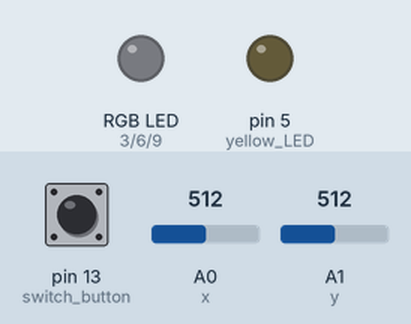
Bench run of a sketch on a simulated Arduino Uno, built with avr-gcc and run on an emulated ATmega328P. Shown: an RGB LED mixed from three pins (HIGH = lit), output pins drawn as LEDs (lit = HIGH). The inputs (shaded band) are chosen by the test bench; at power-on: A0 (x) = 512, pin 13 (switch_button) HIGH, A1 (y) = 512. Dim RGB values are drawn brighter than linear.

Above: at 1.2 s.
1.3 s: A0 (x) set to 539
At 1.6 s:
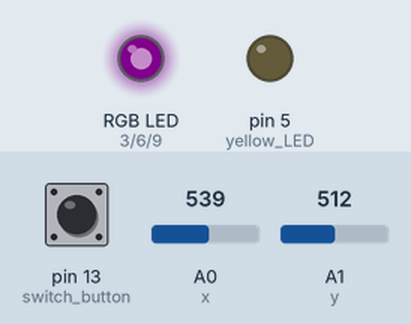
2.8 s: pin 13 (switch_button) pulled LOW for 0.15 s
At 2.87 s:
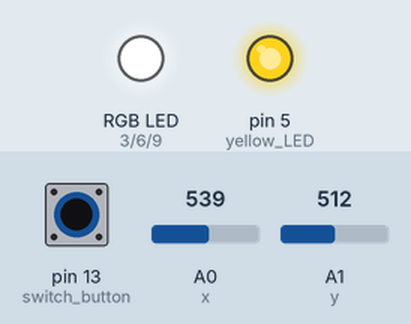
4.4 s: A1 (y) set to 522
5.9 s: A1 (y) set to 542
At 6.7 s:
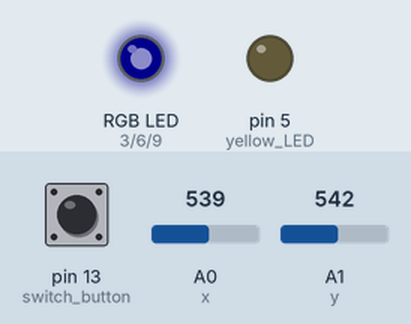
7.4 s: A0 (x) set to 511
At 8.3 s:
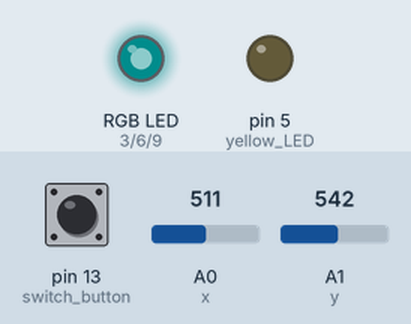
8.9 s: pin 13 (switch_button) pulled LOW for 1 s
At 9.7 s:
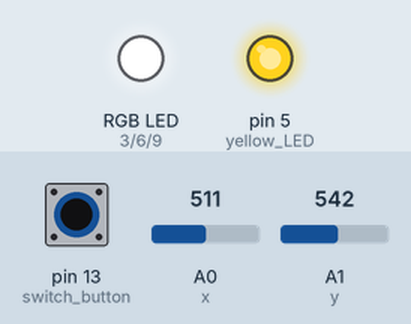
Timing chart, 0 to 11.9 s (numbered marks = the images above; inputs shaded):
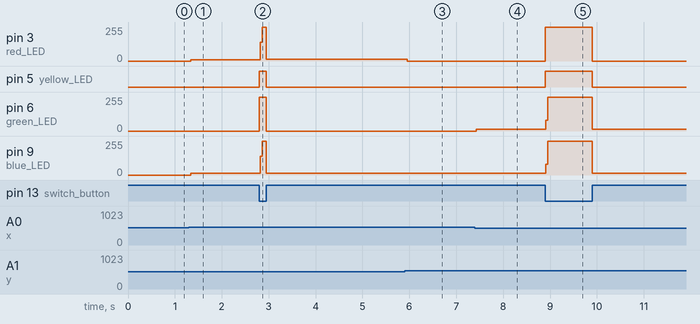

Measured:
- the behaviour switches between 531 and 532 on A1 (y) (found by bisection; images 2 and 3)
- after the input at 1.3 s, pin 3 (red_LED): 0/255 → 11/255 at once; pin 9 (blue_LED): 0/255 → 12/255 at once
- after the input at 2.8 s, pin 3 (red_LED): 11/255 → 255/255 at once, → 13/255 0.13 s later; pin 5 (yellow_LED): LOW → HIGH at once, → LOW 0.15 s later; pin 6 (green_LED): 0/255 → 255/255 at once, → 0/255 0.15 s later; pin 9 (blue_LED): 12/255 → 255/255 at once, → 13/255 0.13 s later
- after the input at 4.4 s, every drawn part: stays the same
- after the input at 5.9 s, pin 3 (red_LED): 13/255 → 0/255 after 0.05 s
- after the input at 7.4 s, pin 6 (green_LED): 0/255 → 13/255 at once
- after the input at 8.9 s, pin 3 (red_LED): 0/255 → 255/255 at once, → 0/255 1.0 s later; pin 5 (yellow_LED): LOW → HIGH at once, → LOW 1.0 s later; pin 6 (green_LED), pin 9 (blue_LED): 13/255 → 255/255 at once, → 14/255 0.99 s later

The sketch:

joystick_leds.ino
```cpp
#define red_LED 3
#define yellow_LED 5
#define green_LED 6
#define blue_LED 9
#define x A0
#define y A1
#define switch_button 13

const int CENTER = 512;   // resting analogRead value for a centered joystick
const int DEADZONE = 20;  // ignore small noise/drift right around center

void setup() {
  pinMode(red_LED, OUTPUT);
  pinMode(yellow_LED, OUTPUT);
  pinMode(green_LED, OUTPUT);
  pinMode(blue_LED, OUTPUT);
  pinMode(switch_button, INPUT_PULLUP);
}

void loop() {
  while (digitalRead(switch_button) == LOW) {
    analogWrite(red_LED, 255);
    analogWrite(green_LED, 255);
    analogWrite(blue_LED, 255);
    analogWrite(yellow_LED, 255);
  }
  int raw_x = analogRead(x);
  int raw_y = analogRead(y);

  int dx = raw_x - CENTER;
  int dy = raw_y - CENTER;

  // Magnitude of the push, scaled down to a 0-255 brightness
  float distance = sqrt((float)dx * dx + (float)dy * dy);
  int power = (int)map((long)distance, 0, 512, 0, 255);
  power = constrain(power, 0, 255);

  // Reset all four every loop, then light only the active quadrant
  analogWrite(red_LED, 0);
  analogWrite(yellow_LED, 0);
  analogWrite(green_LED, 0);
  analogWrite(blue_LED, 0);
  dy = -dy;
  if (abs(dx) < DEADZONE && abs(dy) < DEADZONE) {
    return;
  }
  else if (abs(dx) < DEADZONE && dy >= 0) {
    analogWrite(red_LED, power);
    analogWrite(yellow_LED, power);
  }
  else if (abs(dx) < DEADZONE && dy < 0) {
    analogWrite(green_LED, power);
    analogWrite(blue_LED, power);
  }
  else if (abs(dy) < DEADZONE && dx >= 0) {
    analogWrite(red_LED, power);
    analogWrite(blue_LED, power);
  }
  else if (abs(dy) < DEADZONE && dx < 0) {
    analogWrite(green_LED, power);
    analogWrite(yellow_LED, power);
  }

  if (dx >= 0 && dy >= 0) {
    analogWrite(red_LED, power);
  } else if (dx < 0 && dy >= 0) {
    analogWrite(yellow_LED, power);
  } else if (dx < 0 && dy < 0) {
    analogWrite(green_LED, power);
  } else {
    analogWrite(blue_LED, power);
  }
}
```
